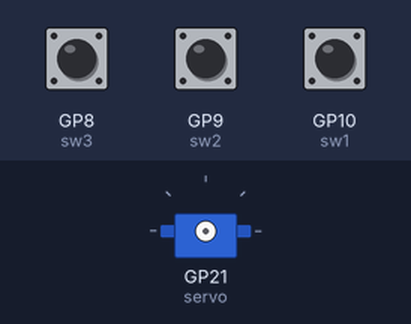
Recording of a program running on a simulated Raspberry Pi Pico running MicroPython. Shown: servo. Inputs (shaded band) come from the test bench; at power-on: GP8 (sw3) LOW, GP9 (sw2) LOW, GP10 (sw1) LOW. Servo angles are drawn from the pulse width (0.5 ms = 0°, 2.5 ms = 180°); what the program prints to the serial console is not drawn.

Above: at 1.2 s.
1.3 s: GP8 (sw3) pulled HIGH for 0.15 s
2.9 s: GP9 (sw2) pulled HIGH for 0.15 s
At 4.1 s:
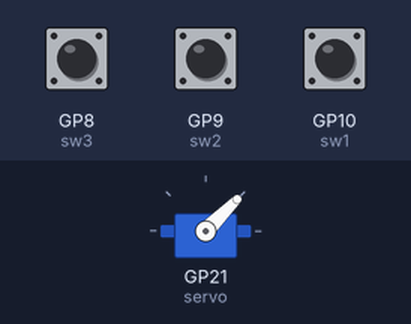
4.5 s: GP10 (sw1) pulled HIGH for 0.15 s
At 5.3 s:
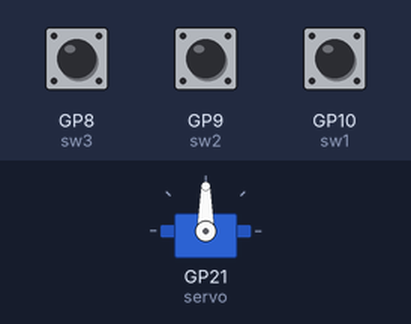
6.1 s: GP8 (sw3) pulled HIGH for 1 s
At 6.6 s:
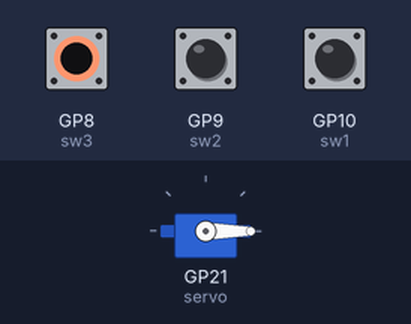
8.6 s: GP9 (sw2) pulled HIGH for 1 s
At 9.8 s:
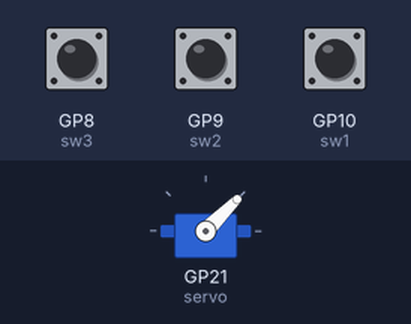
Timing chart, 0 to 11.6 s (numbered marks = the images above; inputs shaded):
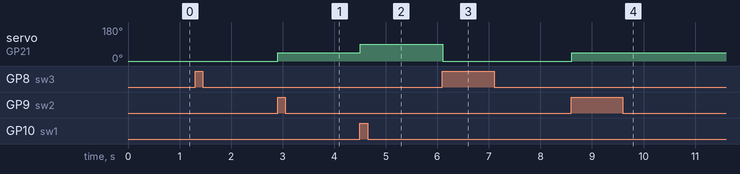

The program:

ej3b.py
```python
from machine import Pin, PWM
import time

# Configuración del Servo en GP21 a 50Hz (20ms periodo)
servo = PWM(Pin(21))
servo.freq(50)

# Entradas (Respetando pull-up/pull-down indicados en tabla 5-1 y 5-3)
s2 = Pin(12, Pin.IN, Pin.PULL_DOWN)
s1 = Pin(11, Pin.IN, Pin.PULL_UP)
sw1 = Pin(10, Pin.IN, Pin.PULL_DOWN)
sw2 = Pin(9, Pin.IN, Pin.PULL_DOWN)
sw3 = Pin(8, Pin.IN, Pin.PULL_DOWN)

# Tiempos en nanosegundos (1ms = 1,000,000 ns)
ANGULOS = {
    0: 500_000,    # 0.5 ms
    45: 1_000_000, # 1.0 ms
    90: 1_500_000, # 1.5 ms
    135: 2_000_000,# 2.0 ms
    180: 2_500_000 # 2.5 ms
}

print("Iniciando Actividad 3 - Servomotor Manual")

while True:
    estado = (s2.value(), s1.value(), sw1.value(), sw2.value(), sw3.value())

    # Tabla 5-3
    if estado == (0, 1, 0, 0, 0):
        servo.duty_ns(0) # PARO (Apaga la señal)
    elif estado == (0, 1, 0, 0, 1):
        servo.duty_ns(ANGULOS[0])
    elif estado == (0, 1, 0, 1, 0):
        servo.duty_ns(ANGULOS[45])
    elif estado == (0, 1, 1, 0, 0):
        servo.duty_ns(ANGULOS[90])
    elif estado == (0, 0, 0, 0, 0):
        servo.duty_ns(ANGULOS[135])
    elif estado == (1, 1, 0, 0, 0):
        servo.duty_ns(ANGULOS[180])

    time.sleep(0.1)
```

Measured:
- after the input at 2.9 s, servo on GP21 (servo): 0° → 45° at once
- after the input at 4.5 s, servo on GP21 (servo): 45° → 90° at once
- after the input at 6.1 s, servo on GP21 (servo): 90° → 0° at once
- after the input at 8.6 s, servo on GP21 (servo): 0° → 45° at once
